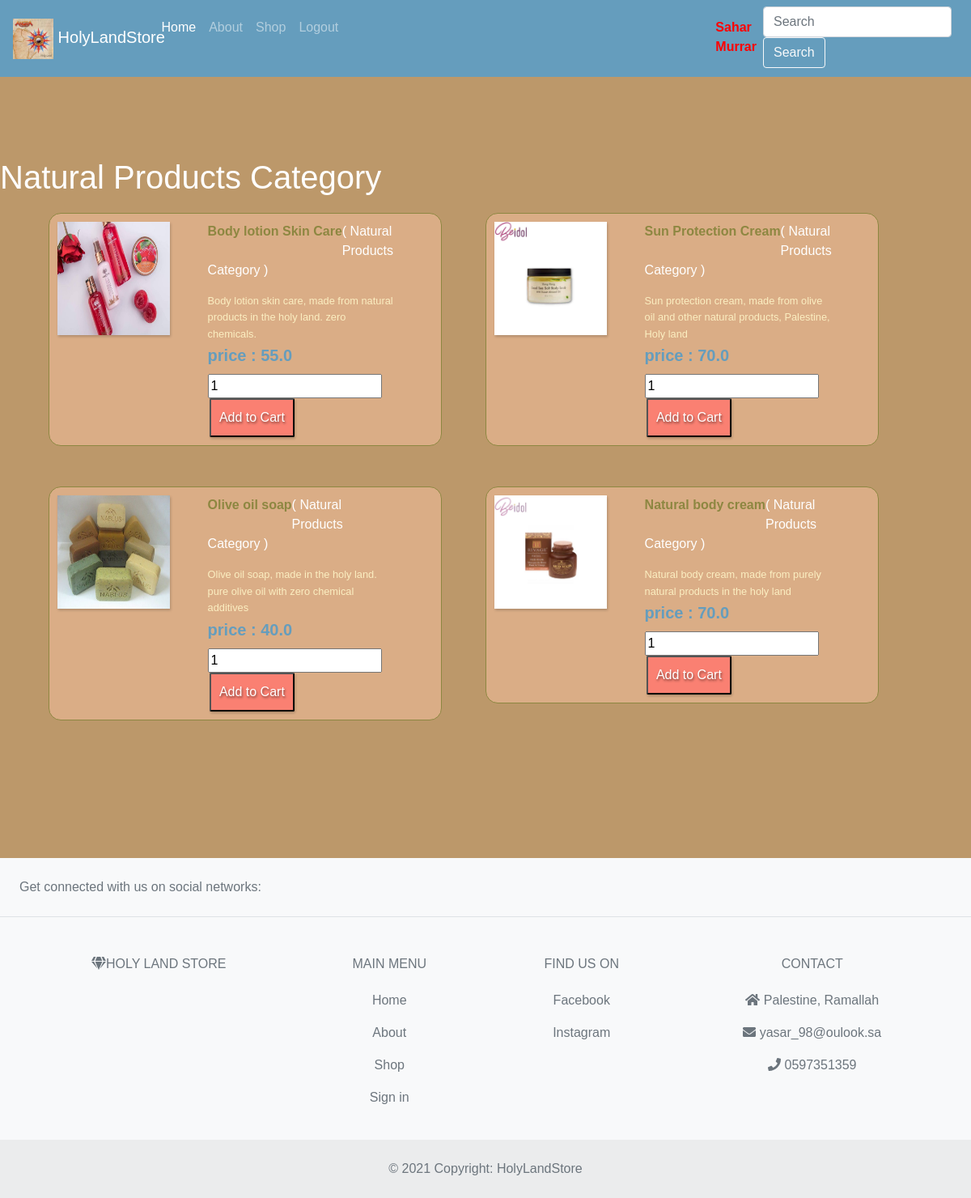
Screenshot of /category/natural_products (signed in) with the database file from the repository.
### user_app/models.py (models this page shows)
class User(models.Model):
    first_name = models.CharField(max_length=45)
    last_name = models.CharField(max_length=45)
    email = models.CharField(max_length=45)
    Bdate=models.DateField(default=datetime.datetime.now())
    gender=models.CharField(max_length=45)
    password=models.CharField(max_length=255)
    created_at = models.DateTimeField(auto_now_add=True)
    updated_at = models.DateTimeField(auto_now=True)
    objects=UserManager()

### product_app/models.py (models this page shows, shortened)
class Product(models.Model):
    title = models.CharField(max_length=255)
    price = models.FloatField()
    desc = models.TextField()
    img = models.ImageField(blank=True)
    quantity= models.IntegerField()
    category = models.ForeignKey(Category, related_name="category_products", on_delete=CASCADE)
    user = models.ManyToManyField(User, through='Cart', related_name="user_products")
    created_at = models.DateTimeField(auto_now_add=True)
    updated_at = models.DateTimeField(auto_now=True)

class Category(models.Model):
    title = models.CharField(max_length=255)
    img = models.ImageField(blank=True)
    created_at = models.DateTimeField(auto_now_add=True)
    updated_at = models.DateTimeField(auto_now=True)

### product_app/views.py (the view)
# urls.py: path('natural_products', views.natural_products),
def natural_products(request):
    all_products=models.get_all_category_products('Natural Products')
    user= models.get_user(request.session['User_email'])
    context={
        'all_naturalProducts_products': all_products,
        'user':user,
    }
    return render(request, 'natural_products_category.html',context)

### product_app/models.py (called while the page is built)
def get_all_category_products(title):
    category=Category.objects.get(title=title)
    return category.category_products.all()

### user_app/models.py (called while the page is built)
def get_user(email):
    users = User.objects.filter(email=email)
    if len(users)>0: #check if the list is not empty
        return users[0]
    return None

### product_app/templates/natural_products_category.html (shortened to what this page needs)
<!DOCTYPE html>
<html lang="en">
<head>
	<link rel="stylesheet" href="https://stackpath.bootstrapcdn.com/bootstrap/4.5.0/css/bootstrap.min.css" />
	{% load static %}
	<link rel="stylesheet" href="{% static 'css/product.css' %}" />
</head>
<body>
	<nav class="navbar sticky-top navbar-expand-md navbar-dark">
		<a href="/" class="navbar-brand">
			<img src="{% static 'imgs/logo.jpg' %}" alt="Holy Land Store" class="logo" />
			HolyLandStore
		</a>
		<div class="collapse navbar-collapse menu" id="navbarCollapse">
			<div class="navbar-nav">
				<a href="/" class="nav-item nav-link active">Home</a>
				<a href="#" class="nav-item nav-link">About</a>
				<a href="#" class="nav-item nav-link">Shop</a>
			  {% if 'User_email' in request.session %}
				<a href="/logout" class="nav-item nav-link">Logout</a>
				<a class="nav-item nav-link" style="color: red; font-weight: bold; margin-left: 450px;"> {{user.first_name}} {{user.last_name}}</a>
			  {% endif %}
			</div>
			<form class="form-inline ml-auto">
				<input type="text" class="form-control mr-sm-2" placeholder="Search" />
				<button type="submit" class="btn btn-outline-light serchbtn">Search</button>
			</form>
		</div>
	</nav>
	<main>
		<h1>Natural Products Category</h1>
		<div id="wrap" class="content">
			<div id="quad_deals">
				{% for product in all_naturalProducts_products %}
				<div class="deal">
					<div class="product_img">
						<img src="/media/{{product.img}}" alt="product"/>
					</div>
					<div class="options">
						<p class="title">
							{{product.title}}
						</p>
						<p> ( {{product.category.title}} Category ) </p>
						<span class="details">
							{{product.desc}} </span>
							<span class="details price"> price : {{product.price}}
							</span>
						<div class="action">
							<form action="/category/process_cart/{{ product.id }}" method="post">
								<div class="product-quantity">
									<input type="number" name="quantity" value="{{product.quantity}}" min="1" />
									</div>
								<input class="button" type="submit" name="add_to_cart" value="Add to Cart"></input>
							</form>
						</div>
					</div>
				</div>
				{% endfor %}
			</div>
		</div>
	</main>
	<footer class="text-center sticky-bottom text-lg-start bg-light text-muted">
		<section class="
          d-flex
          justify-content-center justify-content-lg-between
          p-4
          border-bottom
        ">
			<div class="me-5 d-none d-lg-block">
				<span>Get connected with us on social networks:</span>
			</div>
		</section>
		<section class="">
			<div class="container text-center text-md-start mt-5">
				<div class="row mt-3">
					<div class="col-md-3 col-lg-4 col-xl-3 mx-auto mb-4">
						<h6 class="text-uppercase fw-bold mb-4">
							<i class="fas fa-gem me-3"></i>Holy Land Store
						</h6>
					</div>
					<div class="col-md-2 col-lg-2 col-xl-2 mx-auto mb-4">
						<h6 class="text-uppercase fw-bold mb-4">Main Menu</h6>
						<p>
							<a href="#!" class="text-reset">Home</a>
						</p>
						<p>
							<a href="#!" class="text-reset">About</a>
						</p>
						<p>
							<a href="#!" class="text-reset">Shop</a>
						</p>
						<p>
							<a href="#!" class="text-reset">Sign in</a>
						</p>
					</div>
					<div class="col-md-3 col-lg-2 col-xl-2 mx-auto mb-4">
						<h6 class="text-uppercase fw-bold mb-4">Find us on</h6>
						<p>
							<a href="#!" class="text-reset">Facebook</a>
						</p>
						<p>
							<a href="#!" class="text-reset">Instagram</a>
						</p>
					</div>
					<div class="col-md-4 col-lg-3 col-xl-3 mx-auto mb-md-0 mb-4">
						<h6 class="text-uppercase fw-bold mb-4">Contact</h6>
						<p><i class="fas fa-home me-3"></i> Palestine, Ramallah</p>
						<p>
							<i class="fas fa-envelope me-3"></i>
							yasar_98@oulook.sa
						</p>
						<p><i class="fas fa-phone me-3"></i> 0597351359</p>
					</div>
				</div>
			</div>
		</section>
		<div class="text-center p-4" style="background-color: rgba(0, 0, 0, 0.05)">
			© 2021 Copyright: HolyLandStore
		</div>
	</footer>
</body>
</html>

### product_app/static/css/product.css (style rules this page uses)
* { box-sizing:border-box; }
body { background:#f1f2f3; margin:0; padding:0; font-family:'arial',sans-serif; color:#fff; }
img { max-width:100%; }
#wrap { width:90%; display:block; margin:20px auto; }
#quad_deals { float:left; width:100%; min-height:300px; height:auto; display:block; }
.deal { display:block; width: 45%; margin-right: 5%; height:50%; min-height:150px; padding:10px; float:left; background:rgba(0,0,0,0.7); }
.product_img { display:block; float:left; padding:10px; position:relative; width:30%; height:140px; overflow:hidden; box-shadow:1px 2px 3px rgba(0,0,0,0.2); }
.product_img img { position:absolute; top:0; bottom:0; left:0; right:0; width:100%; height: 100%; box-shadow:1px 2px 3px rgba(0,0,0,0.2); }
.options { width:70%; float:left; display:block; padding: 0 10%; }
.title { display:block; float:left; font-weight:bold; margin-top:0; color: #8d8741; }
.details { display:block; float:left; font-size:.8em; }
.action { width:100%; display:block; float:left; margin-top:7px; }
.action .button { display:inline-block; padding:10px; background:salmon; text-decoration:none; color:#FFF; text-shadow:1px 2px 3px rgba(0,0,0,0.5); box-shadow:1px 2px 3px rgba(0,0,0,0.2); border-radius:2px; margin:0 1%; }
.deal { border: 1px solid #8d8741; background-color: #daad86; margin-bottom: 50px; border-radius: 15px; }
body { background-color: #bc986a; }
.details { line-height: 1.6; color: #fbeec1; }
main { padding: 100px 0; }
.price { display: inline-block; font-size: 20px; color: #659dbd; font-weight: bold; }

### product_app/templates/natural_products_category.html (style rules this page uses)
.logo { width: 50px; height: 50px; }
nav { background-color: #659dbd; }
.menu { padding-bottom: 3px; }

### rows the page displays
User: first_name "Sahar", last_name "Murrar"
Product: img (picture), title "Body lotion Skin Care", category "Natural Products", desc "Body lotion skin care, made from natural products in the holy land. zero chemicals.", price "55.0", quantity "1"
Product: img (picture), title "Sun Protection Cream", category "Natural Products", desc "Sun protection cream, made from olive oil and other natural products, Palestine, Holy land", price "70.0", quantity "1"
Product: img (picture), title "Olive oil soap", category "Natural Products", desc "Olive oil soap, made in the holy land. pure olive oil with zero chemical additives", price "40.0", quantity "1"
Product: img (picture), title "Natural body cream", category "Natural Products", desc "Natural body cream, made from purely natural products in the holy land", price "70.0", quantity "1"
